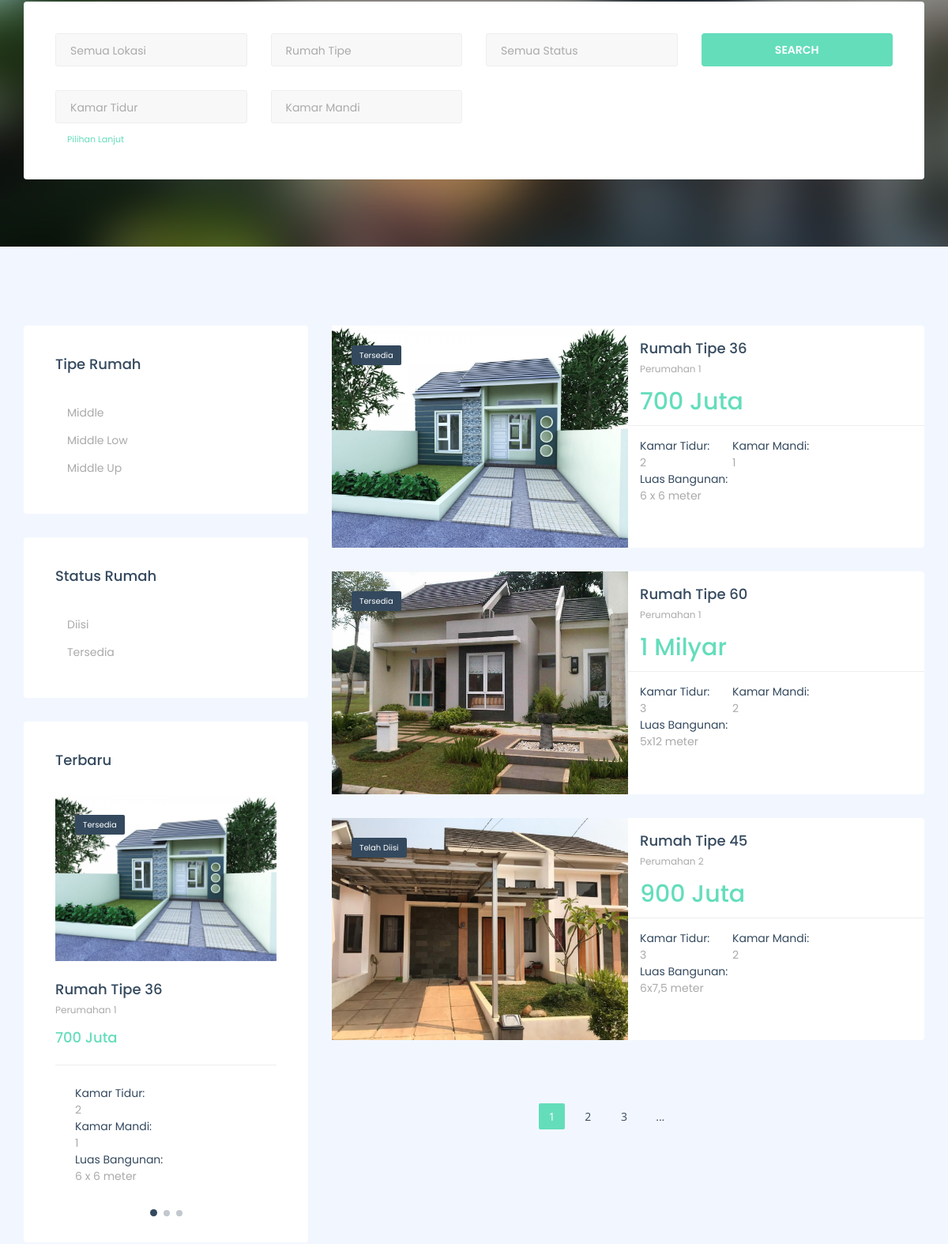
/index.php/customer/pencarian (middle part), run on an earlier commit of the app's database.
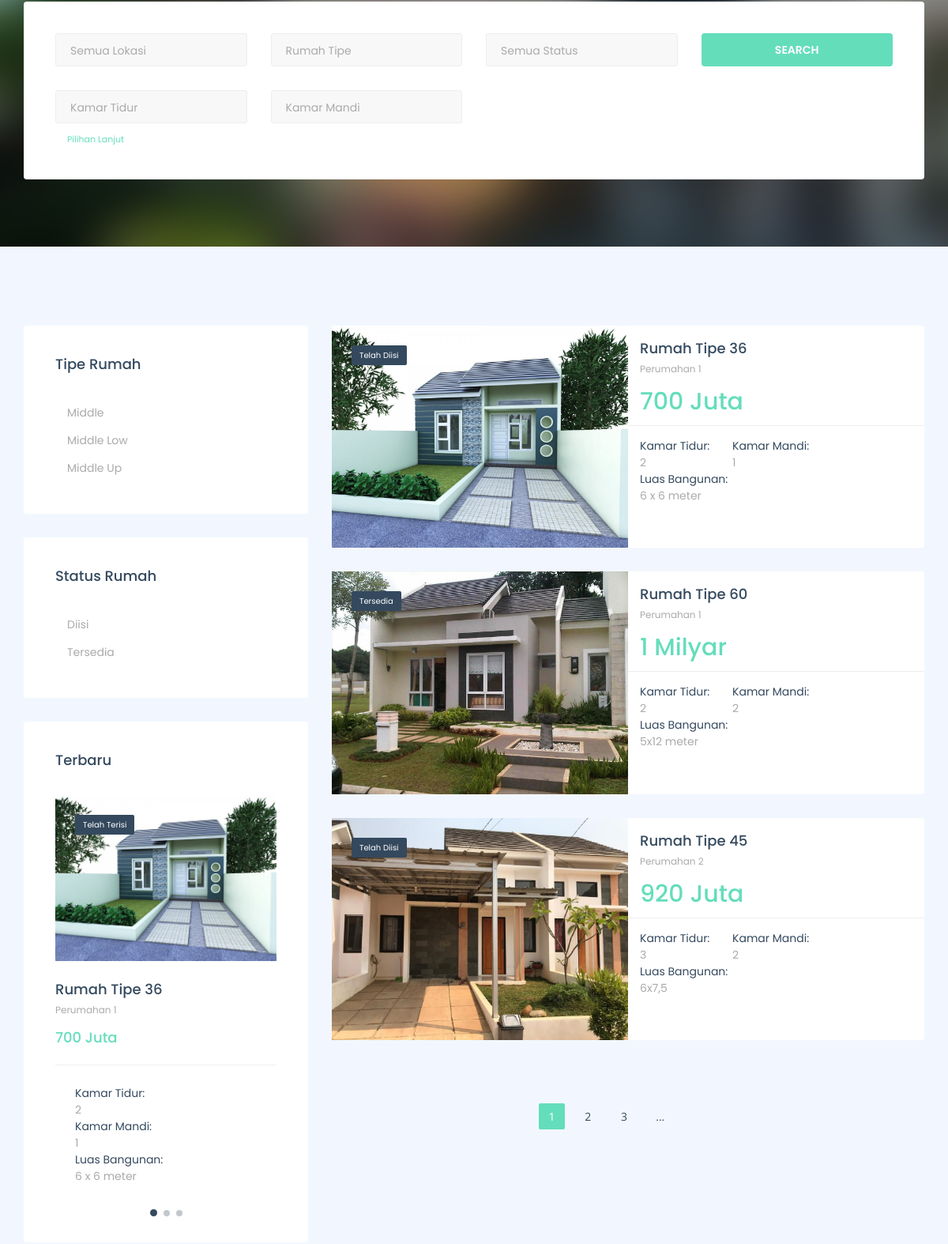
And on a later commit of the database.
### tables this page shows
CREATE TABLE `rumah` (
  `id_rumah` int(12) NOT NULL,
  `nama_rumah` varchar(256) NOT NULL,
  `kode_type` varchar(256) NOT NULL,
  `luas_bangunan` varchar(256) NOT NULL,
  `status` varchar(256) NOT NULL,
  `lokasi` varchar(256) NOT NULL,
  `kamar_tidur` varchar(256) NOT NULL,
  `kamar_mandi` varchar(256) NOT NULL,
  `ruangan` varchar(256) NOT NULL,
  `lantai` varchar(256) NOT NULL,
  `garasi` varchar(256) NOT NULL,
  `deskripsi` text NOT NULL,
  `alamat` varchar(256) NOT NULL,
  `kota` varchar(256) NOT NULL,
  `kode_pos` varchar(256) NOT NULL,
  `harga` varchar(256) NOT NULL,
  `gambar` varchar(256) NOT NULL
);

### application/controllers/customer/pencarian.php (called while the page is built, shortened)
<?php
class Pencarian extends CI_Controller
{
    public function index()
    {
        $data['rumah'] = $this->rental_model->get_data('rumah')->result();
        if ($this->form_validation->run()== FALSE) {
            $this->load->view('templates_customer/header');
            $this->load->view('customer/rumah',$data);
            $this->load->view('templates_customer/footer');
        }
    }
    public function _rules()
    {
        $this->form_validation->set_rules('lokasi','Tanggal');
        $this->form_validation->set_rules('kode_type','Tanggal');
        $this->form_validation->set_rules('status','Tanggal');
        $this->form_validation->set_rules('kamar_tidur','Tanggal');
        $this->form_validation->set_rules('kamar_mandi','Tanggal');
    }
}
?>

### index.php (called while the page is built, shortened)
<?php
require_once BASEPATH.'core/CodeIgniter.php';

### application/models/Rental_model.php (called while the page is built, shortened)
<?php
class Rental_model extends CI_model
{
    public function get_data($table){
        return $this->db->get($table);
    }
}
?>

### application/views/customer/rumah.php (the view, shortened to what the changed rows need)
<section id="properties-list">
    <div class="container">
        <div class="row">
            <div class="col-xs-12 col-sm-12 col-md-4">
                <div class="widget widget-featured-property">
                    <div class="widget--content">
                        <div class="carousel carousel-dots" data-slide="1" data-slide-rs="1" data-autoplay="false" data-nav="false" data-dots="true" data-space="0" data-loop="true" data-speed="800">
                            <?php foreach ($rumah as $rm) :  ?>
                            <div class="property-item">
                                <div class="property--img">
                                    <a href="<?php echo base_url('customer/dashboard/detail_rumah/') .$rm->id_rumah ?>">
                                        <img src="<?php echo base_url('assets/upload/' .$rm->gambar) ?>" alt="property image" class="img-responsive">
            </a>
                                    <span class="property--status"><?php
                                        if ($rm->status == "0"){
                                            echo "<span> Telah Terisi
                                            </span>";
                                        }else{
                                            echo "<span> Tersedia
                                            </span>";
                                        }
                                        ?></span>
                                </div>
                                <div class="property--content">
                                    <div class="property--info">
                                        <h5 class="property--title"><a href="<?php echo base_url('customer/dashboard/detail_rumah/') .$rm->id_rumah ?>"><?php echo $rm->nama_rumah ?></a></h5>
                                        <p class="property--location"><?php echo $rm->lokasi ?></p>
                                        <p class="property--price"><?php echo $rm->harga ?></p>
                                    </div>
                                    <div class="property--features">
                                        <ul class="list-unstyled mb-0">
                                            <li><span class="feature">Kamar Tidur:</span><span class="feature-num"><?php echo $rm->kamar_tidur ?></span></li>
                                            <li><span class="feature">Kamar Mandi:</span><span class="feature-num"><?php echo $rm->kamar_mandi ?></span></li>
                                            <li><span class="feature">Luas Bangunan:</span><span class="feature-num"><?php echo $rm->luas_bangunan ?></span></li>
                                        </ul>
                                    </div>
                                </div>
                            </div>
                            <?php endforeach; ?>
                        </div>
                    </div>
                </div>
            </div>
            <div class="col-xs-12 col-sm-12 col-md-8">
                <div class="row">
                    <div class="properties properties-list">
                        <div class="col-xs-12 col-sm-12 col-md-12">
                            <?php foreach ($rumah as $rm) :  ?>
                            <div class="property-item">
                                <div class="property--img">
                                    <a href="<?php echo base_url('customer/dashboard/detail_rumah/') .$rm->id_rumah ?>">
                                        <img src="<?php echo base_url('assets/upload/' .$rm->gambar) ?>" alt="property image" class="img-responsive">
            </a>
                                    <span class="property--status"><?php
                                        if ($rm->status == "0"){
                                            echo "<span> Telah Diisi
                                            </span>";
                                        }else{
                                            echo "<span> Tersedia
                                            </span>";
                                        }
                                        ?></span>
                                </div>
                                <div class="property--content">
                                    <div class="property--info">
                                        <h5 class="property--title"><a href="<?php echo base_url('customer/dashboard/detail_rumah/') .$rm->id_rumah ?>"><?php echo $rm->nama_rumah ?></a></h5>
                                        <p class="property--location"><?php echo $rm->lokasi ?></p>
                                        <p class="property--price"><?php echo $rm->harga ?></p>
                                    </div>
                                    <div class="property--features">
                                        <ul class="list-unstyled mb-0">
                                            <li><span class="feature">Kamar Tidur:</span><span class="feature-num"><?php echo $rm->kamar_tidur ?></span></li>
                                            <li><span class="feature">Kamar Mandi:</span><span class="feature-num"><?php echo $rm->kamar_mandi ?></span></li>
                                            <li><span class="feature">Luas Bangunan:</span><span class="feature-num"><?php echo $rm->luas_bangunan ?></span></li>
                                        </ul>
                                    </div>
                                </div>
                            </div>
                            <?php endforeach; ?>
                        </div>
                    </div>
                </div>
            </div>
        </div>
    </div>
</section>

What changed in the data, as far as the page shows it:
changed rumah "700 Juta": status "Tersedia Tersedia" → "Telah Terisi Telah Diisi"
changed rumah "1 Milyar": kamar_tidur "3" → "2"
changed rumah "Rumah Tipe 45": harga "900 Juta" → "920 Juta"; luas_bangunan "6x7,5 meter" → "6x7,5"
